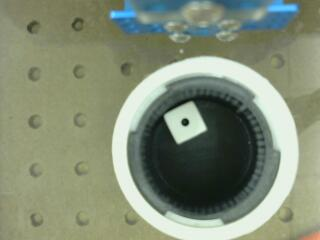
//> input picture arm/dice/sample1.jpeg, 320 x 240 px
$ ./dice sample1.jpeg   (built with g++ and OpenCV 4)
//> lines starting //> are read from the running program, lines starting //| are printed output that depends on the picture; after the words box and inside, x2 and y2 are one past the last pixel; in counts of white or black regions, pixels touching at a corner belong together
#include <opencv/cv.h>
#include <opencv/cxcore.h>
#include "opencv2/highgui/highgui.hpp"

using namespace cv;

int p1, p2;
Mat dice, canny;

// [6 lines of commented-out code are left out]

int main(int argc, const char** argv)
{
    const char* filename = argv[1];

    dice = imread(filename, 0);
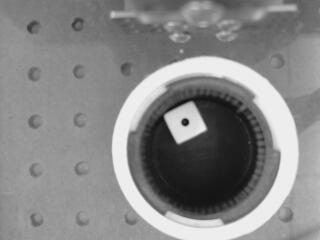
//> dice: 240 rows x 320 cols, CV_8UC1; min 12, max 248, mean 134.6
    p1 = 250;
    p2 = 250;

    Canny(dice, canny, p1, p2);
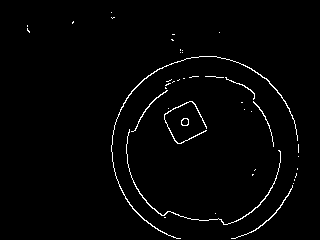
//> canny: 240 rows x 320 cols, CV_8UC1; 1.8% white in thin lines or dots, all inside (x1, y1, x2, y2) = (27, 12, 299, 239)
  // [4 lines of commented-out code are left out]

    int num = 0;
    for(int y=0;y<canny.size().height;y++)
    {
        uchar *row = canny.ptr(y);
        for(int x=0;x<canny.size().width;x++)
        {
            if(row[x] <= 128)
            {
                int area = floodFill(canny, Point(x,y), CV_RGB(0,0,160));
//                printf("filling %d, %d gray, area is %d\n", x, y, area);
                if(area>15 && area < 60) num++;
            }
        }
    }
//> after the loop, num = 1
//    printf("number is %d\n", num);
    //imshow("dice", dice);
    //waitKey();

    if(num > 7 || num < 1) num = 0;
    return num;
}
